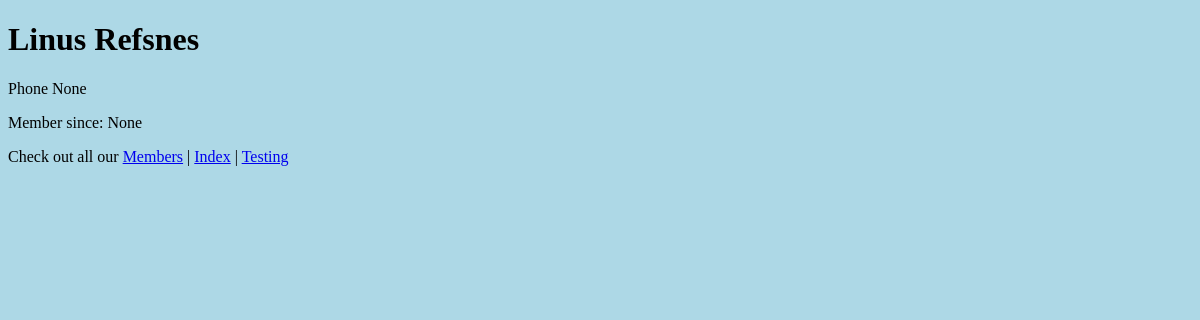
Page /members/details/4/ on the earlier database version.
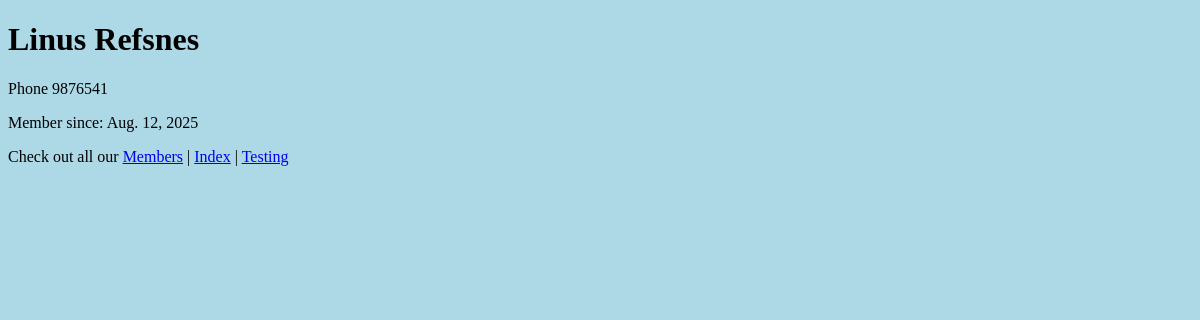
Same page on the later database version.
### members/models.py (models this page shows, shortened)
class Member(models.Model):
  firstname = models.CharField(max_length=64)
  lastname = models.CharField(max_length=64)
  phone = models.IntegerField(null=True)
  joined_date = models.DateField(null=True)

### members/views.py (the view)
# urls.py: path('members/details/<int:id>/', views.details, name='details'),
def details(request, id):
  mymember = Member.objects.get(id=id)
  template = loader.get_template('details.html')
  context = {
    'mymember': mymember,
  }
  return HttpResponse(template.render(context, request))

### members/templates/details.html (shortened to what this page needs)
{% extends "base_template.html" %}
{% block content %}
  <h1>{{ mymember.firstname }} {{ mymember.lastname }}</h1>
  <p>Phone {{ mymember.phone }}</p>
  <p>Member since: {{ mymember.joined_date }}</p>
{% endblock %}

Differences in the rows shown:
changed Member "Linus": phone "None" → "9876541"; joined_date "None" → "Aug. 12, 2025"
